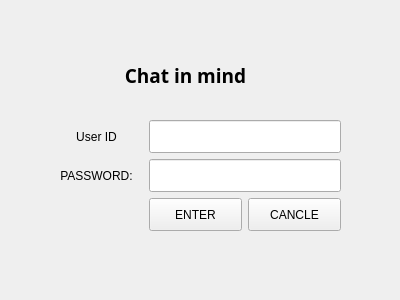
<?xml version="1.0" encoding="UTF-8"?>
<ui version="4.0">
 <class>Login</class>
 <widget class="QWidget" name="Login">
  <property name="geometry">
   <rect>
    <x>0</x>
    <y>0</y>
    <width>400</width>
    <height>300</height>
   </rect>
  </property>
  <property name="windowTitle">
   <string>IMServer</string>
  </property>
  <widget class="QLabel" name="label_3">
   <property name="geometry">
    <rect>
     <x>110</x>
     <y>50</y>
     <width>151</width>
     <height>51</height>
    </rect>
   </property>
   <property name="font">
    <font>
     <family>黑体</family>
     <pointsize>14</pointsize>
     <weight>75</weight>
     <bold>true</bold>
    </font>
   </property>
   <property name="text">
    <string>Chat in mind</string>
   </property>
   <property name="alignment">
    <set>Qt::AlignCenter</set>
   </property>
  </widget>
  <widget class="QWidget" name="layoutWidget">
   <property name="geometry">
    <rect>
     <x>50</x>
     <y>120</y>
     <width>291</width>
     <height>111</height>
    </rect>
   </property>
   <layout class="QGridLayout" name="gridLayout">
    <item row="0" column="0">
     <widget class="QLabel" name="label">
      <property name="sizePolicy">
       <sizepolicy hsizetype="Preferred" vsizetype="Preferred">
        <horstretch>0</horstretch>
        <verstretch>0</verstretch>
       </sizepolicy>
      </property>
      <property name="text">
       <string>User ID</string>
      </property>
      <property name="alignment">
       <set>Qt::AlignCenter</set>
      </property>
     </widget>
    </item>
    <item row="0" column="1" colspan="2">
     <widget class="QLineEdit" name="le_id">
      <property name="sizePolicy">
       <sizepolicy hsizetype="Preferred" vsizetype="Preferred">
        <horstretch>0</horstretch>
        <verstretch>0</verstretch>
       </sizepolicy>
      </property>
     </widget>
    </item>
    <item row="1" column="0">
     <widget class="QLabel" name="label_2">
      <property name="sizePolicy">
       <sizepolicy hsizetype="Preferred" vsizetype="Preferred">
        <horstretch>0</horstretch>
        <verstretch>0</verstretch>
       </sizepolicy>
      </property>
      <property name="text">
       <string>PASSWORD:</string>
      </property>
      <property name="alignment">
       <set>Qt::AlignCenter</set>
      </property>
     </widget>
    </item>
    <item row="1" column="1" colspan="2">
     <widget class="QLineEdit" name="le_pswd">
      <property name="sizePolicy">
       <sizepolicy hsizetype="Preferred" vsizetype="Preferred">
        <horstretch>0</horstretch>
        <verstretch>0</verstretch>
       </sizepolicy>
      </property>
     </widget>
    </item>
    <item row="2" column="1">
     <widget class="QPushButton" name="pb_enter">
      <property name="sizePolicy">
       <sizepolicy hsizetype="Preferred" vsizetype="Preferred">
        <horstretch>0</horstretch>
        <verstretch>0</verstretch>
       </sizepolicy>
      </property>
      <property name="text">
       <string>ENTER</string>
      </property>
     </widget>
    </item>
    <item row="2" column="2">
     <widget class="QPushButton" name="pb_cancle">
      <property name="sizePolicy">
       <sizepolicy hsizetype="Preferred" vsizetype="Preferred">
        <horstretch>0</horstretch>
        <verstretch>0</verstretch>
       </sizepolicy>
      </property>
      <property name="text">
       <string>CANCLE</string>
      </property>
     </widget>
    </item>
   </layout>
  </widget>
 </widget>
 <resources/>
 <connections/>
</ui>
